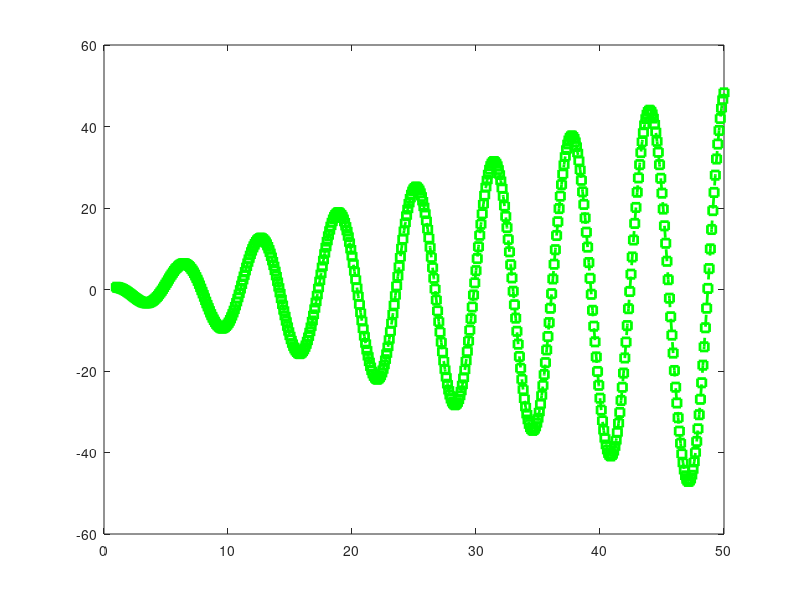

This figure's MATLAB source: (Note: this script raises an error after producing the figure.)
%// Prof. Ausberto S. Castro Vera
%// UENF-CCT-LCMAT-Ciencia da Computacao
%// Outubro 2021
%//
%// Para executar desde o editor SciNotes:   < Ctrl ><Shift>< E >
%//
%// ======> Assunto:  Programacao: GRAFICOS II ==================
clear; clc; clf();
%// ==========================> Code start <====================================
%--------//---------

%--------//---------

%--------//---------
%-----------------
%// ==========================>  Code end  <====================================
x = 1:0.1:50;  %//
y = x.*cos(x);
plot(x, y, '--gs', 'LineWidth', 2);
%https://www.mathworks.com/help/matlab/ref/plot.html
xtitle('y = xcos(x)');   %// titulo do grafico

%// propriedades da figura
f=gcf();
f.figure_name='UENF - Paradigmas Scilab - 2021  - Daniel Terra Gomes';

%// propriedades dos eixos
da=gca(); %//
da.title.font_size = 5;
da.title.font_foreground = 5;    %// 5=vermelho
da.title.text="Titulo do Grafico";
da.x_label.text="Tempo";
da.x_location='middle';
da.y_label.text="Valor de y  =  xcos(x)";
